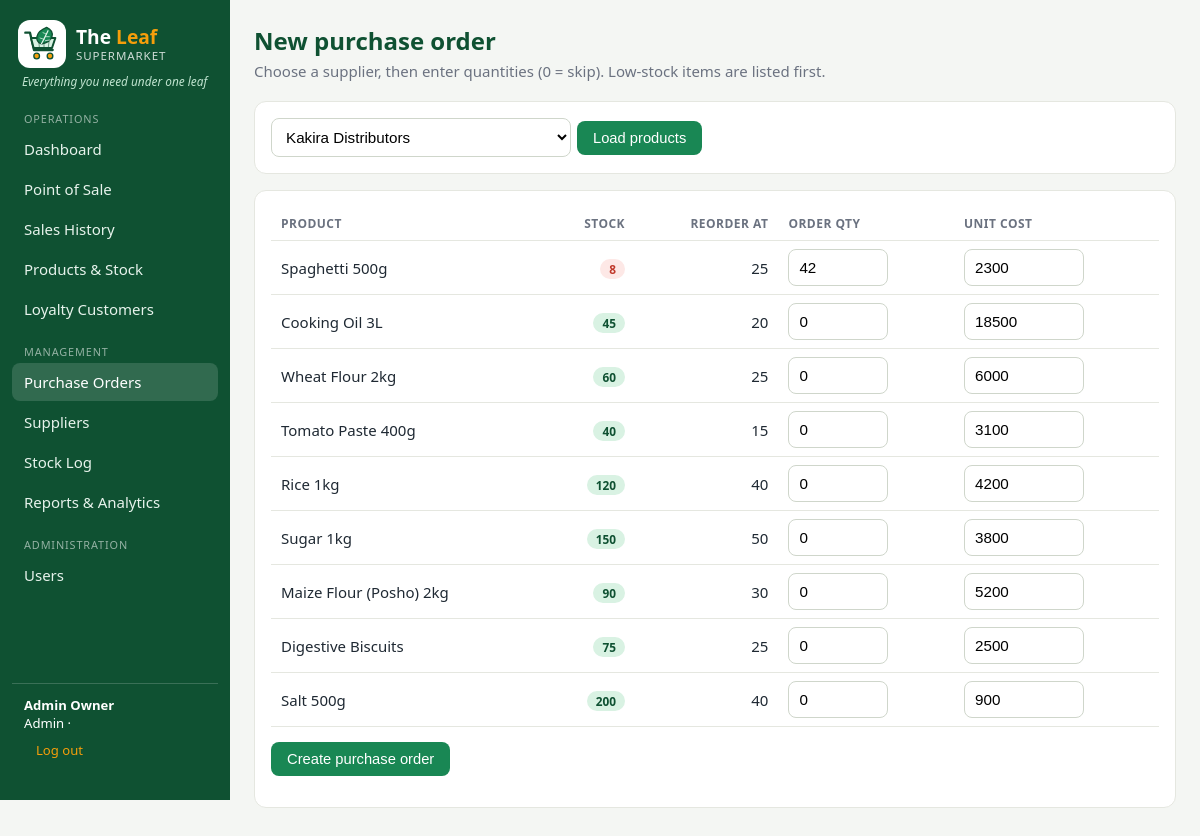
The app's page /order_new.php?supplier=1 (signed in) with its own data.
### tables this page shows
CREATE TABLE `products` (
  `product_id` int(11) NOT NULL AUTO_INCREMENT,
  `sku` varchar(30) NOT NULL,
  `name` varchar(100) NOT NULL,
  `category_id` int(11) NOT NULL,
  `supplier_id` int(11) NOT NULL,
  `cost_price` decimal(12,2) NOT NULL CHECK (`cost_price` >= 0),
  `selling_price` decimal(12,2) NOT NULL CHECK (`selling_price` >= 0),
  `stock_qty` int(11) NOT NULL DEFAULT 0 CHECK (`stock_qty` >= 0),
  `reorder_level` int(11) NOT NULL DEFAULT 10,
  `expiry_date` date DEFAULT NULL,
  `active` tinyint(1) NOT NULL DEFAULT 1,
  PRIMARY KEY (`product_id`),
  UNIQUE KEY `sku` (`sku`),
  KEY `category_id` (`category_id`),
  KEY `supplier_id` (`supplier_id`),
  CONSTRAINT `products_ibfk_1` FOREIGN KEY (`category_id`) REFERENCES `categories` (`category_id`),
  CONSTRAINT `products_ibfk_2` FOREIGN KEY (`supplier_id`) REFERENCES `suppliers` (`supplier_id`)
);

### includes/bootstrap.php (called while the page is built, shortened)
<?php
function cfg() { static $c; return $c ??= require __DIR__ . '/../config.php'; }
function db(): PDO {
    static $pdo;
    if (!$pdo) {
        $c = cfg();
        $pdo = new PDO("mysql:host={$c['host']};port={$c['port']};dbname={$c['name']};charset=utf8mb4", $c['user'], $c['pass'], [
            PDO::ATTR_ERRMODE => PDO::ERRMODE_EXCEPTION,
            PDO::ATTR_DEFAULT_FETCH_MODE => PDO::FETCH_ASSOC,
            PDO::ATTR_EMULATE_PREPARES => false,
        ]);
    }
    return $pdo;
}
function run($sql, $a = []) { $s = db()->prepare($sql); $s->execute($a); return $s; }
function q($sql, $a = []) { return run($sql, $a)->fetchAll(); }
function e($v) { return htmlspecialchars((string)$v, ENT_QUOTES, 'UTF-8'); }
require_once __DIR__ . '/layout.php';

### order_new.php (the view, shortened to what this page needs)
<?php
require 'includes/bootstrap.php'; require_login(MGR);
$sups = q('SELECT * FROM suppliers ORDER BY name'); $sid = (int)($_REQUEST['supplier'] ?? 0);
$prods = $sid ? q('SELECT * FROM products WHERE supplier_id=? AND active=1 ORDER BY stock_qty/NULLIF(reorder_level,0)', [$sid]) : [];
render_head('New purchase order'); ?>
<h1>New purchase order</h1><p class="sub">Choose a supplier, then enter quantities (0 = skip). Low-stock items are listed first.</p>
<form class="card inline" method="get"><select name="supplier" style="max-width:300px"><option value="">Select supplier…</option><?php foreach ($sups as $s) echo '<option value="' . $s['supplier_id'] . '"' . ($sid == $s['supplier_id'] ? ' selected' : '') . '>' . e($s['name']) . '</option>'; ?></select><button>Load products</button></form>
<?php if ($prods): ?><form class="card" method="post"><table><tr><th>Product</th><th class="r">Stock</th><th class="r">Reorder at</th><th>Order qty</th><th>Unit cost</th></tr>
<?php foreach ($prods as $p): $low = $p['stock_qty'] <= $p['reorder_level']; ?><tr><td><?= e($p['name']) ?></td><td class="r"><span class="badge <?= $low ? 'b-red' : 'b-green' ?>"><?= $p['stock_qty'] ?></span></td><td class="r"><?= $p['reorder_level'] ?></td>
<td><input type="number" min="0" name="qty_<?= $p['product_id'] ?>" value="<?= $low ? $p['reorder_level'] * 2 - $p['stock_qty'] : 0 ?>" style="width:100px"></td><td><input type="number" min="0" step="any" name="cost_<?= $p['product_id'] ?>" value="<?= (int)$p['cost_price'] ?>" style="width:120px"></td></tr><?php endforeach; ?></table>
<p><button>Create purchase order</button></p></form><?php endif; ?>

### assets/style.css (style rules this page uses)
:root { --green:#0f5132;--green2:#198754;--amber:#f59e0b;--bg:#f4f6f3;--card:#fff;--ink:#1f2933;--mute:#6b7280;--line:#e5e7e0;--red:#c0392b }
* { box-sizing:border-box }
body { margin:0;font-family:system-ui,-apple-system,Segoe UI,Roboto,sans-serif;background:var(--bg);color:var(--ink);font-size:15px }
h1 { margin:0 0 4px;font-size:1.5rem;color:var(--green) }
.sub { color:var(--mute);margin:0 0 20px }
.card { background:var(--card);border:1px solid var(--line);border-radius:12px;padding:16px;margin-bottom:16px;overflow-x:auto }
table { width:100%;border-collapse:collapse }
th,td { text-align:left;padding:8px 10px;border-bottom:1px solid var(--line);white-space:nowrap }
th { font-size:.75rem;text-transform:uppercase;letter-spacing:.04em;color:var(--mute) }
td.r,th.r { text-align:right }
.btn,button { background:var(--green2);color:#fff;border:0;border-radius:8px;padding:9px 16px;font-size:.92rem;cursor:pointer;display:inline-block }
input,select { padding:9px 10px;border:1px solid #cfd6cb;border-radius:8px;font-size:.95rem;background:#fff;width:100% }
.inline { display:flex;gap:6px;align-items:center }
.badge { padding:2px 9px;border-radius:99px;font-size:.74rem;font-weight:600;background:#e8ece6 }
.b-red { background:#fde8e6;color:var(--red) }
.b-green { background:#d9f2e3;color:var(--green) }

### records on screen
products: name "Spaghetti 500g", stock_qty "8", reorder_level "25", reorder_level+stock_qty "42", cost_price "2300"
products: name "Cooking Oil 3L", stock_qty "45", reorder_level "20", stock_qty+reorder_level "0", cost_price "18500"
products: name "Wheat Flour 2kg", stock_qty "60", reorder_level "25", stock_qty+reorder_level "0", cost_price "6000"
products: name "Tomato Paste 400g", stock_qty "40", reorder_level "15", stock_qty+reorder_level "0", cost_price "3100"
products: name "Rice 1kg", stock_qty "120", reorder_level "40", stock_qty+reorder_level "0", cost_price "4200"
products: name "Sugar 1kg", stock_qty "150", reorder_level "50", stock_qty+reorder_level "0", cost_price "3800"
products: name "Maize Flour (Posho) 2kg", stock_qty "90", reorder_level "30", stock_qty+reorder_level "0", cost_price "5200"
products: name "Digestive Biscuits", stock_qty "75", reorder_level "25", stock_qty+reorder_level "0", cost_price "2500"
products: name "Salt 500g", stock_qty "200", reorder_level "40", stock_qty+reorder_level "0", cost_price "900"

### other values on screen
SLOGAN "Everything you need under one leaf"
$label "Dashboard Point of Sale Sales History Products & Stock Loyalty Customers Purchase Orders Suppliers Stock Log Reports & Analytics Users"
$u['name'] "Admin Owner"
$u['role'] "Admin"
form field supplier "Kakira Distributors"
